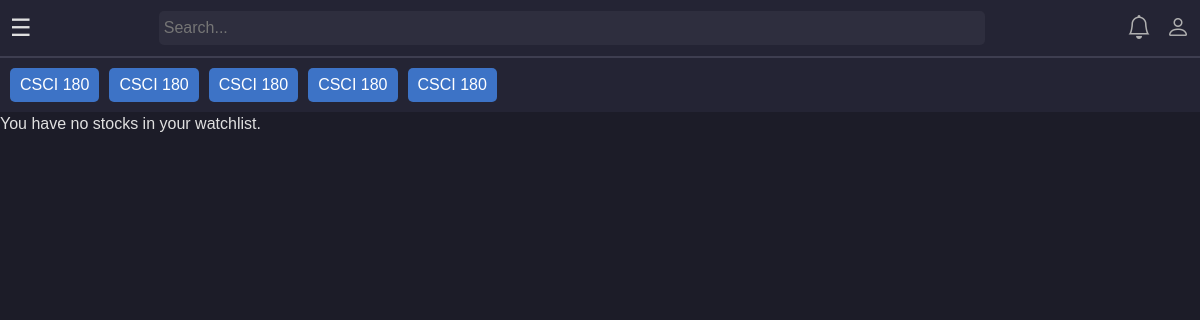
Page /home/ on the earlier database version.
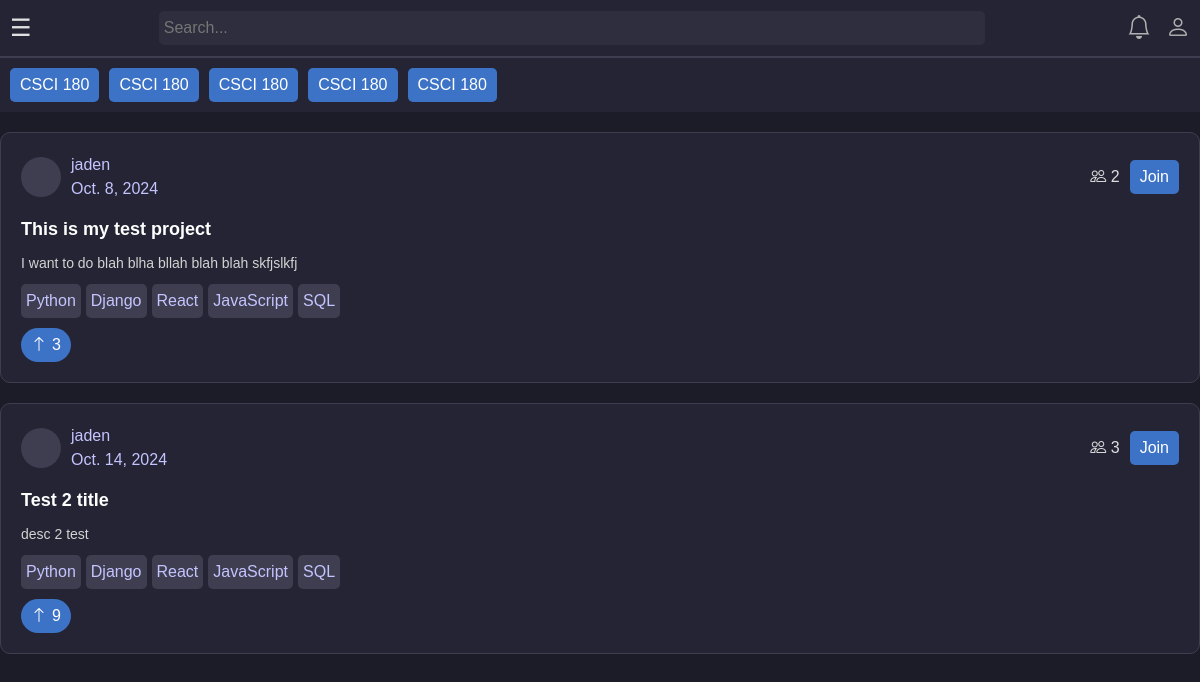
Same page on the later database version.
### main/models.py (models this page shows, shortened)
class ProjectPost(models.Model):
    title = models.CharField(max_length=100)
    description = models.CharField(max_length=255)
    likes = models.IntegerField(default=0)  # Initialize likes to 0
    workers = models.IntegerField(default=1)
    date = models.DateField()
    user = models.ForeignKey(User, on_delete=models.CASCADE)
    skills = models.JSONField()  # Store skills as a list of strings in JSON format

### main/views.py (the view)
# urls.py: 2. Add a URL to urlpatterns:  path('', views.home, name='home')
def home(request):
    posts = ProjectPost.objects.all()
    context = {
        'posts': posts,
    }
    return render(request, "main/home.html", context)

### main/templates/main/home.html (shortened to what this page needs)
<!DOCTYPE html>
<html lang="en">
<head>
    <link href="https://cdn.jsdelivr.net/npm/bootstrap@5.3.0-alpha3/dist/css/bootstrap.min.css" rel="stylesheet">
</head>
<body>
    <div class="navbar">
        <div class="hamburger" id="hamburger">☰</div>
        <input type="search" placeholder="Search...">
        <div class="navbar-icons">
            <i class="bi bi-bell"></i>
            <i class="bi bi-person"></i>
        </div>
    </div>
    <div class="slider">
        <button>CSCI 180</button>
        <button>CSCI 180</button>
        <button>CSCI 180</button>
        <button>CSCI 180</button>
        <button>CSCI 180</button>
    </div>
    {% if posts %}
        {% for post in posts %}
    <div class="post-container">
        <div class="post-header">
            <div class="user-info">
                <div class="user-image"></div>
                <div class="name-time">
                    <span>{{ post.user}}</span>
                    <span>{{ post.date}}</span>
                </div>
            </div>
            <div class="post-actions">
                <span><i class="bi bi-people"></i> {{ post.workers}}</span>
                <button class="join-btn">Join</button>
            </div>
        </div>
        <div class="post-title">{{ post.title}}</div>
        <div class="post-desc">
            {{ post.description}}
        </div>
        <div class="skills">
            {% for skill in post.skills %}
                <span class="skill">{{ skill }}</span>
            {% endfor %}
        </div>
        <button class="like-btn"><i class="bi bi-arrow-up"></i> {{ post.likes}}</button>
    </div>
    {% endfor %}
    {% else %}
        <p>You have no stocks in your watchlist.</p>
    {% endif %}
    <link rel="stylesheet" href="https://cdn.jsdelivr.net/npm/bootstrap-icons/font/bootstrap-icons.css">

### main/templates/main/home.html (style rules this page uses)
body { font-family: Arial, sans-serif; background-color: #1c1c28; color: #e0e0e0; margin: 0; padding: 0; }
.navbar { display: flex; align-items: center; justify-content: space-between; background-color: #242434; padding: 10px; border-bottom: 2px solid #3e3e50; }
.navbar .hamburger { cursor: pointer; font-size: 24px; color: #e0e0e0; }
.navbar input[type="search"] { width: 70%; padding: 5px; border-radius: 5px; border: none; background-color: #2e2e3e; color: white; }
.navbar-icons { display: flex; align-items: center; }
.navbar-icons i { font-size: 24px; margin-left: 15px; cursor: pointer; color: #b0b0b0; }
.slider { display: flex; overflow-x: auto; gap: 10px; padding: 10px; background-color: #242434; }
.slider button { background-color: #3d73c6; color: white; border: none; padding: 5px 10px; border-radius: 5px; cursor: pointer; }
.post-container { background-color: #242434; padding: 20px; margin: 20px 0; border-radius: 10px; border: 1px solid #3e3e50; }
.post-header { display: flex; justify-content: space-between; align-items: center; }
.post-header .user-info { display: flex; align-items: center; }
.user-image { width: 40px; height: 40px; border-radius: 50%; background-color: #3e3e50; margin-right: 10px; }
.user-info .name-time { display: flex; flex-direction: column; color: #c4c4ff; }
.post-actions { display: flex; align-items: center; gap: 10px; }
.join-btn { background-color: #3d73c6; color: white; padding: 5px 10px; border: none; border-radius: 5px; cursor: pointer; }
.post-title { font-size: 18px; font-weight: bold; margin-top: 15px; color: white; }
.post-desc { font-size: 14px; margin: 10px 0; word-wrap: break-word; color: #d3d3d3; }
.skills { display: flex; flex-wrap: wrap; gap: 5px; }
.skill { background-color: #3e3e50; color: #c4c4ff; padding: 5px; border-radius: 5px; white-space: nowrap; }
.like-btn { background-color: #3d73c6; color: white; border: none; padding: 5px 10px; border-radius: 20px; display: flex; align-items: center; margin-top: 10px; }
.like-btn i { font-size: 16px; margin-right: 5px; }

Differences in the rows shown:
added ProjectPost: user "jaden", date "Oct. 8, 2024", workers "2", title "This is my test project", description "I want to do blah blha bllah blah blah skfjslkfj", skills "Python" "Django" "React" "JavaScript" "SQL", likes "3"
added ProjectPost: user "jaden", date "Oct. 14, 2024", workers "3", title "Test 2 title", description "desc 2 test", skills "Python" "Django" "React" "JavaScript" "SQL", likes "9"
Other differences:
text no longer shown: "You have no stocks in your watchlist."
